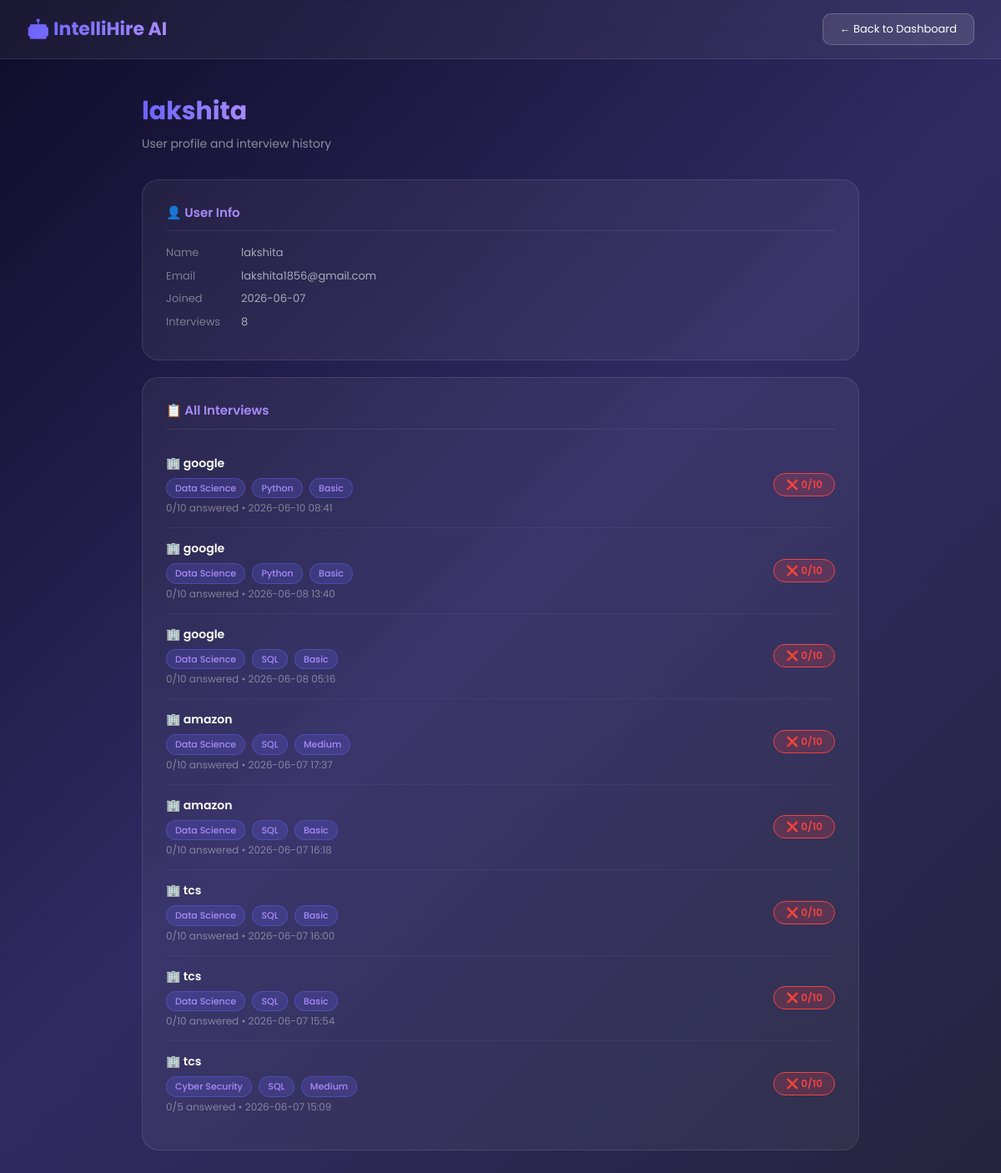
Page /admin/user/1 (signed in) on the committed database.
### tables this page shows
CREATE TABLE users (
            id         INTEGER PRIMARY KEY AUTOINCREMENT,
            name       TEXT    NOT NULL,
            email      TEXT    UNIQUE NOT NULL,
            password   TEXT    NOT NULL,
            created_at DATETIME DEFAULT CURRENT_TIMESTAMP
        , is_admin INTEGER DEFAULT 0);

CREATE TABLE interviews (
            id            INTEGER PRIMARY KEY AUTOINCREMENT,
            user_id       INTEGER NOT NULL,
            company_name  TEXT    NOT NULL,
            domain        TEXT    NOT NULL,
            subdomain     TEXT    NOT NULL,
            level         TEXT    NOT NULL,
            num_questions INTEGER NOT NULL,
            date          DATETIME DEFAULT CURRENT_TIMESTAMP,
            FOREIGN KEY (user_id) REFERENCES users(id)
        );

### routes/admin.py (the view)
@admin_bp.route("/admin/user/<int:user_id>")
@login_required
@admin_required
def user_detail(user_id):
    conn = get_db()
    user = conn.execute("SELECT * FROM users WHERE id = ?", (user_id,)).fetchone()
    interviews = conn.execute("""
        SELECT i.*,
               ROUND(AVG(r.score), 1) as avg_score,
               COUNT(r.id) as answered
        FROM interviews i
        LEFT JOIN results r ON i.id = r.interview_id
        WHERE i.user_id = ?
        GROUP BY i.id
        ORDER BY i.date DESC
    """, (user_id,)).fetchall()
    conn.close()
    return render_template("admin_user_detail.html", user=user, interviews=interviews)

### app.py (called while the page is built)
@login_manager.user_loader
def load_user(user_id):
    return User.get_by_id(user_id)

### database/db.py (called while the page is built)
def get_db():
    conn = sqlite3.connect(DB_PATH)
    conn.row_factory = sqlite3.Row
    return conn

### models/user.py (called while the page is built)
    @staticmethod
    def get_by_id(user_id):
        conn = get_db()
        row = conn.execute("SELECT * FROM users WHERE id = ?", (user_id,)).fetchone()
        conn.close()
        if not row:
            return None
        return User(row["id"], row["name"], row["email"], row["is_admin"])

### routes/admin.py (called while the page is built)
def admin_required(f):
    @wraps(f)
    def decorated(*args, **kwargs):
        if not current_user.is_authenticated or not current_user.is_admin:
            return redirect(url_for("main.index"))
        return f(*args, **kwargs)
    return decorated

### templates/admin_user_detail.html (shortened to what this page needs)
<!DOCTYPE html>
<html lang="en">
<head>
  <link href="https://cdn.jsdelivr.net/npm/bootstrap@5.3.0/dist/css/bootstrap.min.css" rel="stylesheet"/>
</head>
<body>
  <nav class="navbar-custom">
    <span class="navbar-brand-text">🤖 IntelliHire AI</span>
    <a href="{{ url_for('admin.dashboard') }}" class="btn-nav">← Back to Dashboard</a>
  </nav>
  <div class="main-container">
    <div class="page-title"><span>{{ user.name }}</span></div>
    <div class="page-sub">User profile and interview history</div>
    <div class="card-glass">
      <div class="card-title">👤 User Info</div>
      <div class="info-row"><span class="info-label">Name</span><span>{{ user.name }}</span></div>
      <div class="info-row"><span class="info-label">Email</span><span>{{ user.email }}</span></div>
      <div class="info-row"><span class="info-label">Joined</span><span>{{ user.created_at[:10] if user.created_at else 'N/A' }}</span></div>
      <div class="info-row"><span class="info-label">Interviews</span><span>{{ interviews|length }}</span></div>
    </div>
    <div class="card-glass">
      <div class="card-title">📋 All Interviews</div>
      {% if interviews %}
        {% for iv in interviews %}
          <div class="interview-row">
            <div>
              <div class="company-name">🏢 {{ iv.company_name }}</div>
              <div style="margin-top:6px;">
                <span class="tag">{{ iv.domain }}</span>
                <span class="tag">{{ iv.subdomain }}</span>
                <span class="tag">{{ iv.level }}</span>
              </div>
              <div class="interview-meta">
                {{ iv.answered or 0 }}/{{ iv.num_questions }} answered •
                {{ iv.date[:16] if iv.date else 'N/A' }}
              </div>
            </div>
            {% set s = iv.avg_score or 0 %}
            {% if s >= 8 %}
              <span class="score-chip score-excellent">⭐ {{ s }}/10</span>
            {% elif s >= 6 %}
              <span class="score-chip score-good">👍 {{ s }}/10</span>
            {% elif s >= 4 %}
              <span class="score-chip score-average">⚠️ {{ s }}/10</span>
            {% else %}
              <span class="score-chip score-poor">❌ {{ s }}/10</span>
            {% endif %}
          </div>
        {% endfor %}
      {% else %}
        <div class="empty-state">This user has not taken any interviews yet.</div>
      {% endif %}
    </div>
  </div>
</body>
</html>

### templates/admin_user_detail.html (style rules this page uses)
* { margin:0; padding:0; box-sizing:border-box; }
body { font-family: 'Poppins', sans-serif; min-height: 100vh; background: linear-gradient(135deg, #0f0c29, #302b63, #24243e); color: #fff; }
.navbar-custom { background: rgba(255,255,255,0.05); backdrop-filter: blur(20px); border-bottom: 1px solid rgba(255,255,255,0.1); padding: 16px 32px; display: flex; justify-content: space-between; align-items: center; }
.navbar-brand-text { font-size: 22px; font-weight: 700; background: linear-gradient(90deg, #6c63ff, #a78bfa); -webkit-background-clip: text; -webkit-text-fill-color: transparent; }
.btn-nav { background: rgba(255,255,255,0.1); border: 1px solid rgba(255,255,255,0.2); color: #fff; border-radius: 10px; padding: 8px 20px; font-size: 13px; text-decoration: none; transition: all 0.3s; }
.main-container { max-width: 900px; margin: 40px auto; padding: 0 20px; }
.page-title { font-size: 30px; font-weight: 700; margin-bottom: 6px; }
.page-title span { background: linear-gradient(90deg, #6c63ff, #a78bfa); -webkit-background-clip: text; -webkit-text-fill-color: transparent; }
.page-sub { color: rgba(255,255,255,0.5); font-size: 14px; margin-bottom: 32px; }
.card-glass { background: rgba(255,255,255,0.05); border: 1px solid rgba(255,255,255,0.1); border-radius: 20px; padding: 28px; margin-bottom: 20px; }
.card-title { font-size: 15px; font-weight: 600; color: #a78bfa; margin-bottom: 16px; padding-bottom: 10px; border-bottom: 1px solid rgba(255,255,255,0.08); }
.info-row { display: flex; gap: 10px; font-size: 13px; color: rgba(255,255,255,0.6); margin-bottom: 8px; }
.info-label { color: rgba(255,255,255,0.4); min-width: 80px; }
.interview-row { display: flex; justify-content: space-between; align-items: center; padding: 14px 0; border-bottom: 1px solid rgba(255,255,255,0.05); }
.interview-row:last-child { border-bottom: none; }
.company-name { font-size: 14px; font-weight: 600; }
.interview-meta { font-size: 12px; color: rgba(255,255,255,0.4); margin-top: 3px; }
.tag { display: inline-block; padding: 3px 10px; border-radius: 50px; font-size: 11px; font-weight: 500; margin-right: 4px; background: rgba(108,99,255,0.2); border: 1px solid rgba(108,99,255,0.4); color: #a78bfa; }
.score-chip { padding: 4px 14px; border-radius: 50px; font-size: 12px; font-weight: 600; }
.score-poor { background: rgba(239,68,68,0.2); border: 1px solid #ef4444; color: #ef4444; }

### rows in the picture
users: name "lakshita", email "lakshita1856@gmail.com", created_at "2026-06-07"
interviews: company_name "google", domain "Data Science", subdomain "Python", level "Basic", answered "0", num_questions "10", date "2026-06-10 08:41", s "0"
interviews: company_name "google", domain "Data Science", subdomain "Python", level "Basic", answered "0", num_questions "10", date "2026-06-08 13:40", s "0"
interviews: company_name "google", domain "Data Science", subdomain "SQL", level "Basic", answered "0", num_questions "10", date "2026-06-08 05:16", s "0"
interviews: company_name "amazon", domain "Data Science", subdomain "SQL", level "Medium", answered "0", num_questions "10", date "2026-06-07 17:37", s "0"
interviews: company_name "amazon", domain "Data Science", subdomain "SQL", level "Basic", answered "0", num_questions "10", date "2026-06-07 16:18", s "0"
interviews: company_name "tcs", domain "Data Science", subdomain "SQL", level "Basic", answered "0", num_questions "10", date "2026-06-07 16:00", s "0"
interviews: company_name "tcs", domain "Data Science", subdomain "SQL", level "Basic", answered "0", num_questions "10", date "2026-06-07 15:54", s "0"
interviews: company_name "tcs", domain "Cyber Security", subdomain "SQL", level "Medium", answered "0", num_questions "5", date "2026-06-07 15:09", s "0"

### other values in the picture
{{ interviews|length }} "8"
